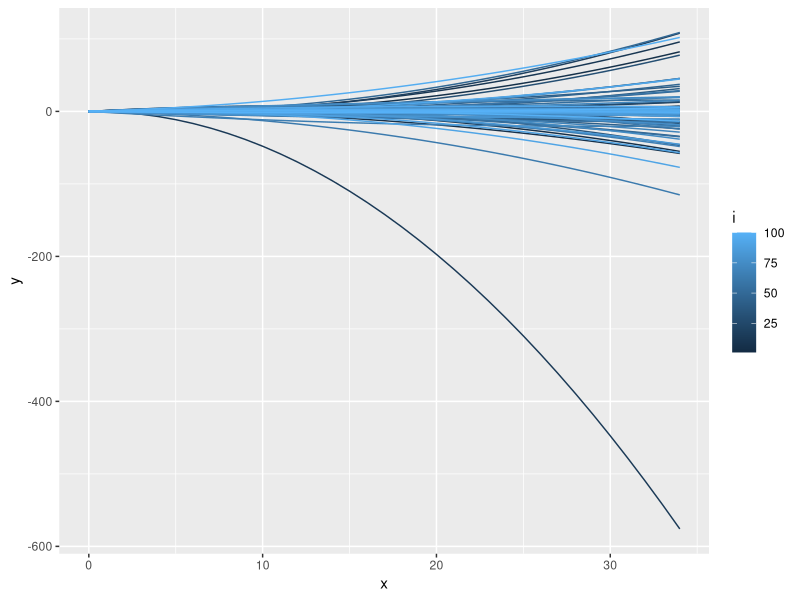
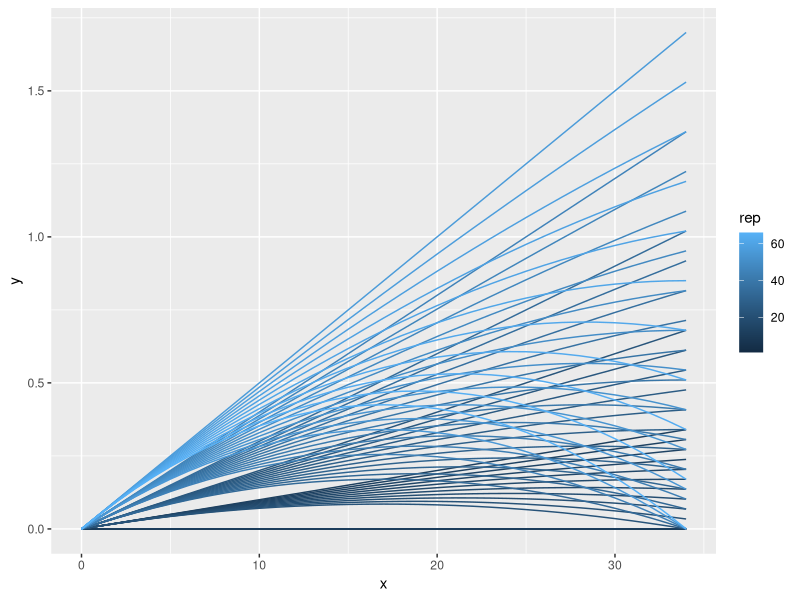
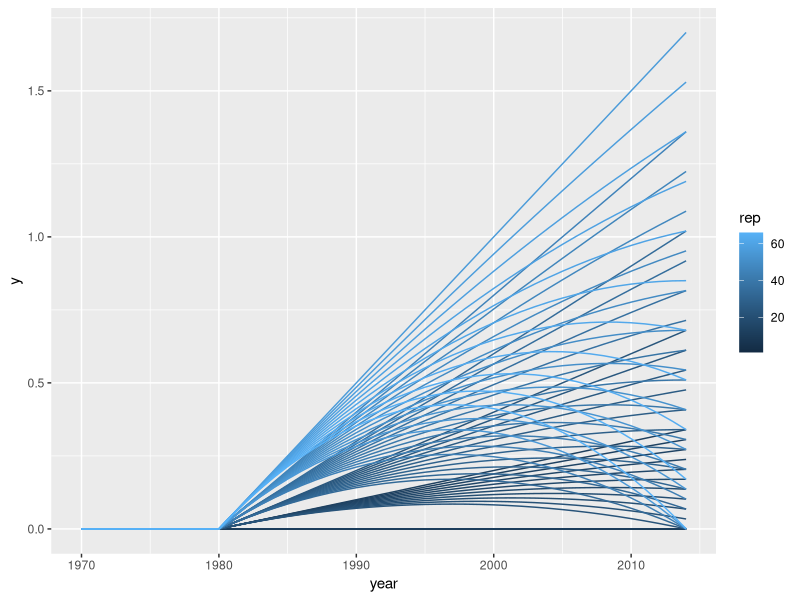
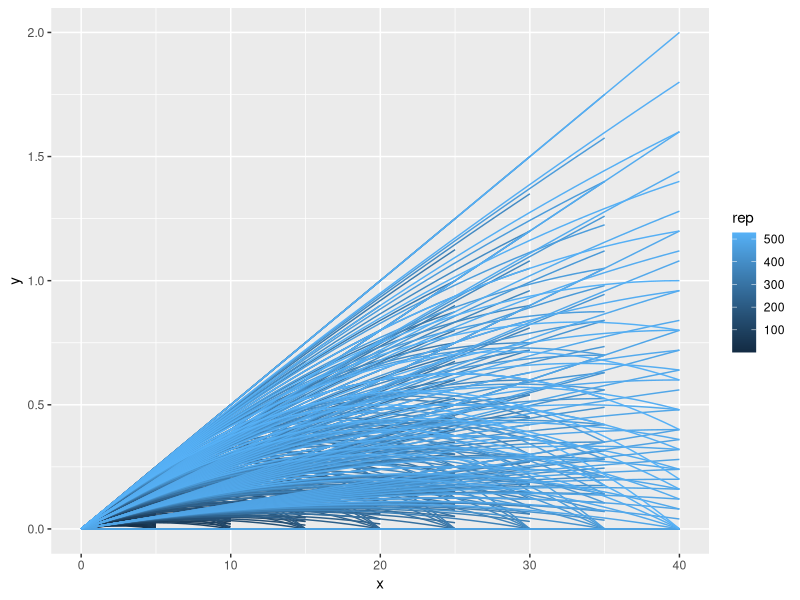
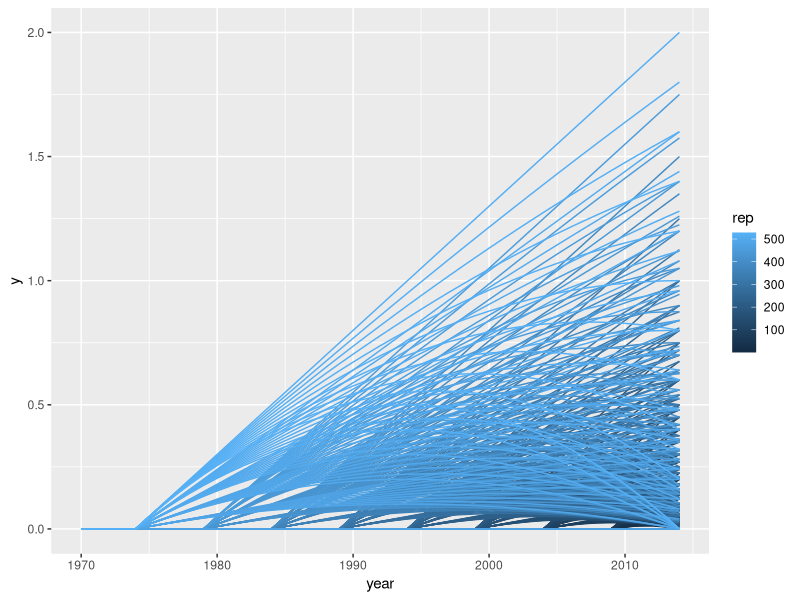
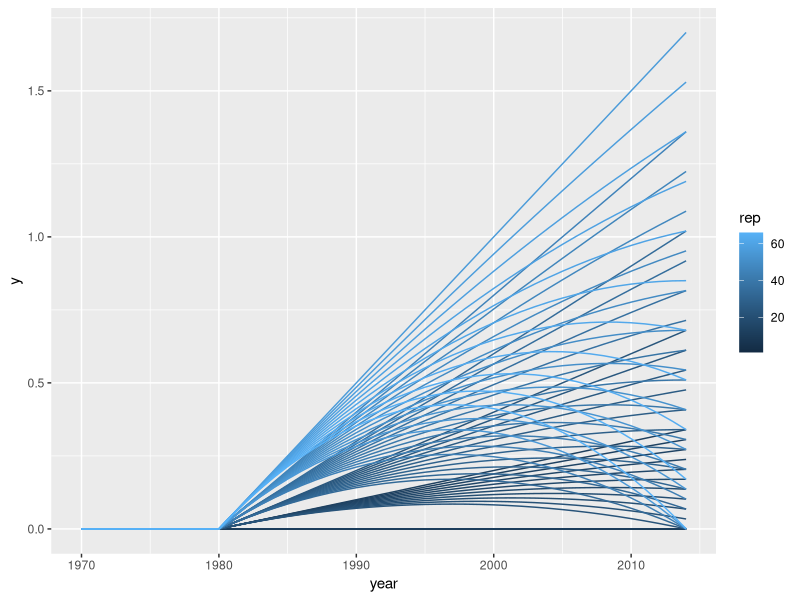
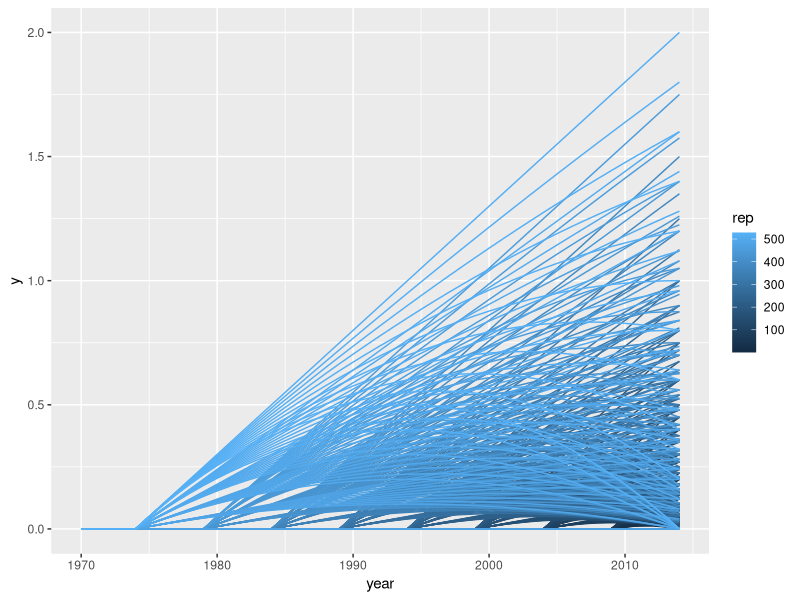

Recreate these plots in R, in order.
#### Curve play

library(ggplot2)
x <- seq(0,34, 1)

# Time when MDR > 0
t_mdr <- 0
# SD
#24 - (1.96)(s) = 14 # 1970 earliest
#24 + (1.96)(s) = 34 # 1990 latest

s_mdr <- (24-14)/(1.96) # 5.1 

# Slope of linear
b <- 0

# Slope of quadratic
c <- 0

# rho = t_mdr*c / b

curves <- c()

for(i in 1:100){
  
  t_mdr <- rnorm(1, 10, s_mdr) # sample time to MDR > 0
  
  b <- rnorm(1, 0,0.5)
  
  rho <- runif(1, 0,1)  
  
  c <- b * rho / t_mdr
  
  y <- b*x - c*x^2
  
  curves <- rbind(curves, cbind(i,x, y,t_mdr,b,rho,c))
  
}

curves <- as.data.frame(curves)

ggplot(curves, aes(x=x, y = y, group = i, colour = i)) + geom_line()


#### sequence
tseq <- 34 #seq(5,24,5)
bseq <- seq(0,0.05,0.01)
rhoseq <- seq(0,1,0.1)

curves <- c()
rep <- 0

for(i in 1:length(tseq)){
  for(j in 1:length(bseq)){
    for(k in 1:length(rhoseq)){
      
      t_mdr <- tseq[i]
      
      b <- bseq[j]
      
      rho <- rhoseq[k]
      
      c <- rho * b / t_mdr
      
      x <- matrix(0,1,45 - t_mdr)
      x <- c(x,seq(1,t_mdr,1))
       
        y <- b*(x) - c*x^2 
      
        rep = rep + 1
        
        year = seq(1970,2014,1)
        curves <- rbind(curves, cbind(rep,x, y,t_mdr,b,rho,c,year))
      
    }
  }
}

curves <- as.data.frame(curves)

ggplot(curves, aes(x=x, y = y, group = rep, colour = rep)) + geom_line() 
ggplot(curves, aes(x=year, y = y, group = rep, colour = rep)) + geom_line() 
ggsave("~/Dropbox/MDR/output/prior_curves_34.pdf")

#### sequence
tseq <- seq(5,44,5)
bseq <- seq(0,0.05,0.01)
rhoseq <- seq(0,1,0.1)

curves <- c()
rep <- 0

for(i in 1:length(tseq)){
  for(j in 1:length(bseq)){
    for(k in 1:length(rhoseq)){
      
      t_mdr <- tseq[i]
      
      b <- bseq[j]
      
      rho <- rhoseq[k]
      
      c <- rho * b / t_mdr
      
      x <- matrix(0,1,45 - t_mdr)
      x <- c(x,seq(1,t_mdr,1))
      
      y <- b*(x) - c*x^2 
      
      rep = rep + 1
      
      year = seq(1970,2014,1)
      curves <- rbind(curves, cbind(rep,x, y,t_mdr,b,rho,c,year))
      
    }
  }
}

curves <- as.data.frame(curves)

ggplot(curves, aes(x=x, y = y, group = rep, colour = rep)) + geom_line() 
ggplot(curves, aes(x=year, y = y, group = rep, colour = rep)) + geom_line() 
ggsave("~/Dropbox/MDR/output/prior_curves_more.pdf")
